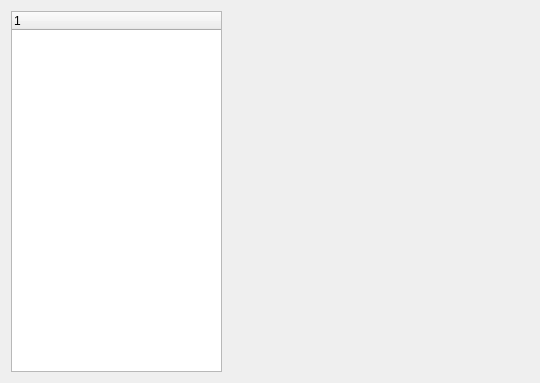
<?xml version="1.0" encoding="UTF-8"?>
<ui version="4.0">
 <class>InformationWidget</class>
 <widget class="QWidget" name="InformationWidget">
  <property name="geometry">
   <rect>
    <x>0</x>
    <y>0</y>
    <width>536</width>
    <height>379</height>
   </rect>
  </property>
  <property name="windowTitle">
   <string>Form</string>
  </property>
  <layout class="QGridLayout" name="gridLayout">
   <item row="0" column="1">
    <widget class="WidgetRadar" name="widget_position" native="true">
     <property name="minimumSize">
      <size>
       <width>301</width>
       <height>361</height>
      </size>
     </property>
    </widget>
   </item>
   <item row="0" column="0">
    <widget class="QTreeWidget" name="treeWidget_param">
     <property name="minimumSize">
      <size>
       <width>211</width>
       <height>361</height>
      </size>
     </property>
    </widget>
   </item>
  </layout>
 </widget>
 <customwidgets>
  <customwidget>
   <class>WidgetRadar</class>
   <extends>QWidget</extends>
   <header>information_widget/radar_pos.h</header>
   <container>1</container>
  </customwidget>
 </customwidgets>
 <resources/>
 <connections/>
</ui>
